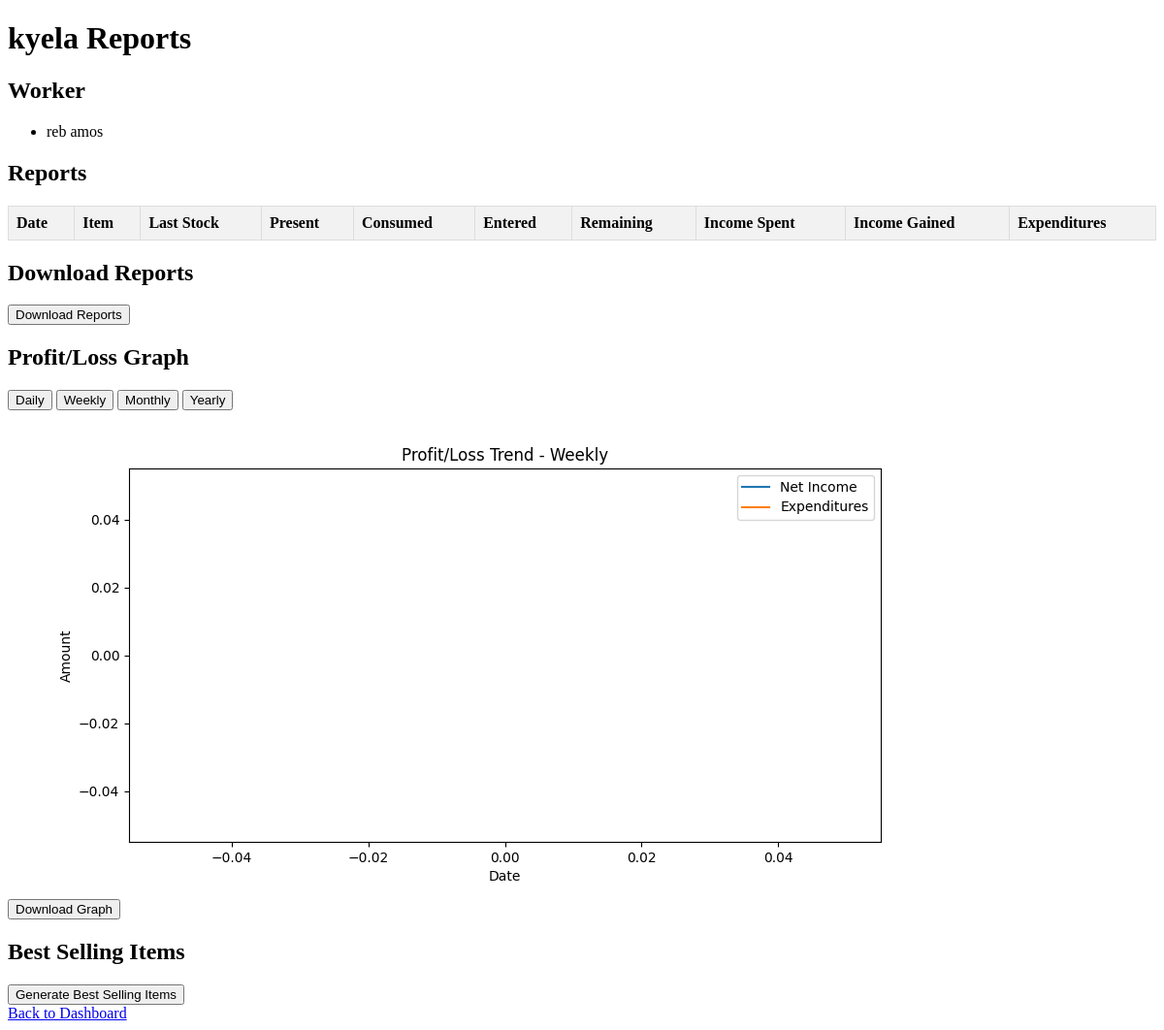
Before: /manager/branch-reports/2 (signed in) with the older database file.
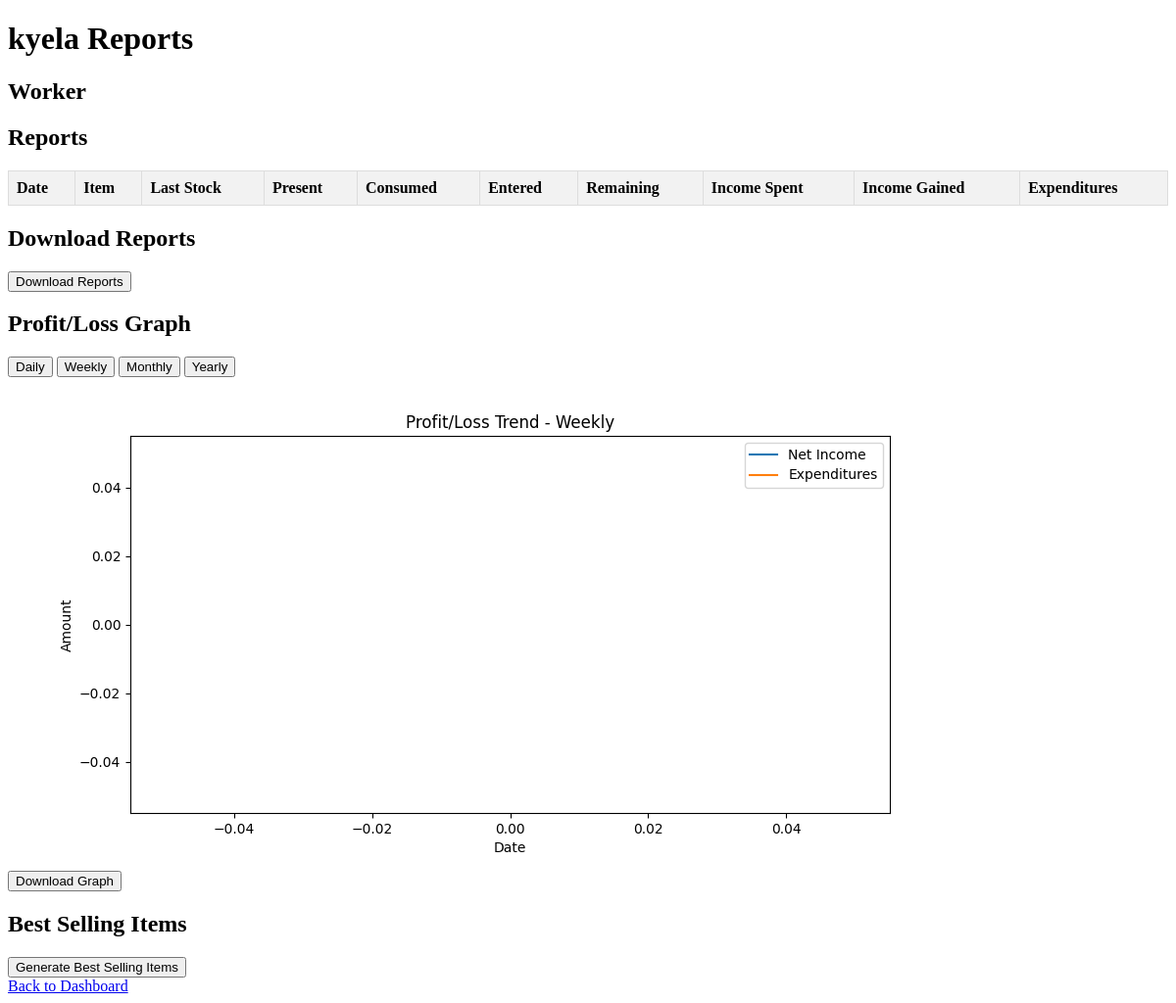
After: the same page with the newer database file.
### worker/models.py (models this page shows, shortened)
class Worker(AbstractUser):
    branch = models.ForeignKey(Branch, on_delete=models.CASCADE, related_name='workers')
    first_name=models.CharField(max_length=100)
    last_name=models.CharField(max_length=100)
    groups = models.ManyToManyField(
        'auth.Group',
        related_name='worker_groups',
        blank=True,
        verbose_name='groups',
        help_text='The groups this user belongs to. A user will get all permissions granted to each of their groups.',
    )
    user_permissions = models.ManyToManyField(
        'auth.Permission',
        related_name='worker_user_permissions',
        blank=True,
        verbose_name='user permissions',
        help_text='Specific permissions for this user.',
    )
    class Meta:
        verbose_name = 'Worker'
        verbose_name_plural = 'Workers'

### manager/views.py (the view)
# urls.py: path('branch-reports/<int:branch_id>', views.branch_reports, name='branch_reports'),
@login_required
def branch_reports(request, branch_id):
    branch = Branch.objects.get(id=branch_id)
    reports = ItemReport.objects.filter(item__worker__branch=branch)
    workers = Worker.objects.filter(branch=branch)  # Fetch workers for the specific branch
    graph = None
    best_selling_items = None
    time_period = request.GET.get('time_period', None)
    generate_best_selling = request.GET.get('generate_best_selling', None)
    time_period = request.GET.get('time_period', 'weekly')  # Default to weekly
    graph = None
    if 'view_graph' in request.GET:
        branch_id = request.GET.get('branch_id')
        branch = Branch.objects.get(id=branch_id)
        graph = draw_profit_loss_graph(branch, time_period)
    if time_period:
        graph = draw_profit_loss_graph(branch, time_period)
    if generate_best_selling:
        best_selling_items = get_best_selling_items([branch])
    if 'download_report' in request.GET:
        return download_report(reports)
    if request.GET.get('download_graph'):
        if graph:
            return download_graph(graph)
    return render(request, 'branch_reports.html', {
        'branch': branch,
        'reports': reports,
        'graph': graph,
        'workers': workers,
        'best_selling_items': best_selling_items,
        'time_period': time_period
    })

### custom_auth.py (called while the page is built)
    def get_user(self, user_id):
        try:
            return Manager.objects.get(pk=user_id)
        except Manager.DoesNotExist:
            try:
                return Worker.objects.get(pk=user_id)
            except Worker.DoesNotExist:
                return None

### manager/templates/branch_reports.html (shortened to what this page needs)
<!DOCTYPE html>
<html lang="en">
<head>
</head>
<body>
    <h1>{{ branch.name }} Reports</h1>
    <h2>Worker</h2>
    <ul>
        {% for worker in workers %}
            <li>{{ worker.first_name }} {{ worker.last_name }}</li>
        {% endfor %}
    </ul>
    <h2>Reports</h2>
    <table>
        <thead>
            <tr>
                <th>Date</th>
                <th>Item</th>
                <th>Last Stock</th>
                <th>Present</th>
                <th>Consumed</th>
                <th>Entered</th>
                <th>Remaining</th>
                <th>Income Spent</th>
                <th>Income Gained</th>
                <th>Expenditures</th>
            </tr>
        </thead>
    </table>
    <h2>Download Reports</h2>
    <form method="get">
        <button type="submit" name="download_report">Download Reports</button>
    </form>
    <h2>Profit/Loss Graph</h2>
    <form method="get">
        <button type="submit" name="time_period" value="daily">Daily</button>
        <button type="submit" name="time_period" value="weekly">Weekly</button>
        <button type="submit" name="time_period" value="monthly">Monthly</button>
        <button type="submit" name="time_period" value="yearly">Yearly</button>
    </form>
    {% if graph %}
        <img alt="Profit/Loss Graph">
        <form method="get">
            <button type="submit">Download Graph</button>
        </form>
    {% endif %}
    <h2>Best Selling Items</h2>
    <form method="get">
        <button type="submit" name="generate_best_selling" value="true">Generate Best Selling Items</button>
    </form>
    <a href="{% url 'manager:dashboard' %}">Back to Dashboard</a>
</body>
</html>

Changed rows visible on the page:
removed Worker: first_name "reb", last_name "amos"
